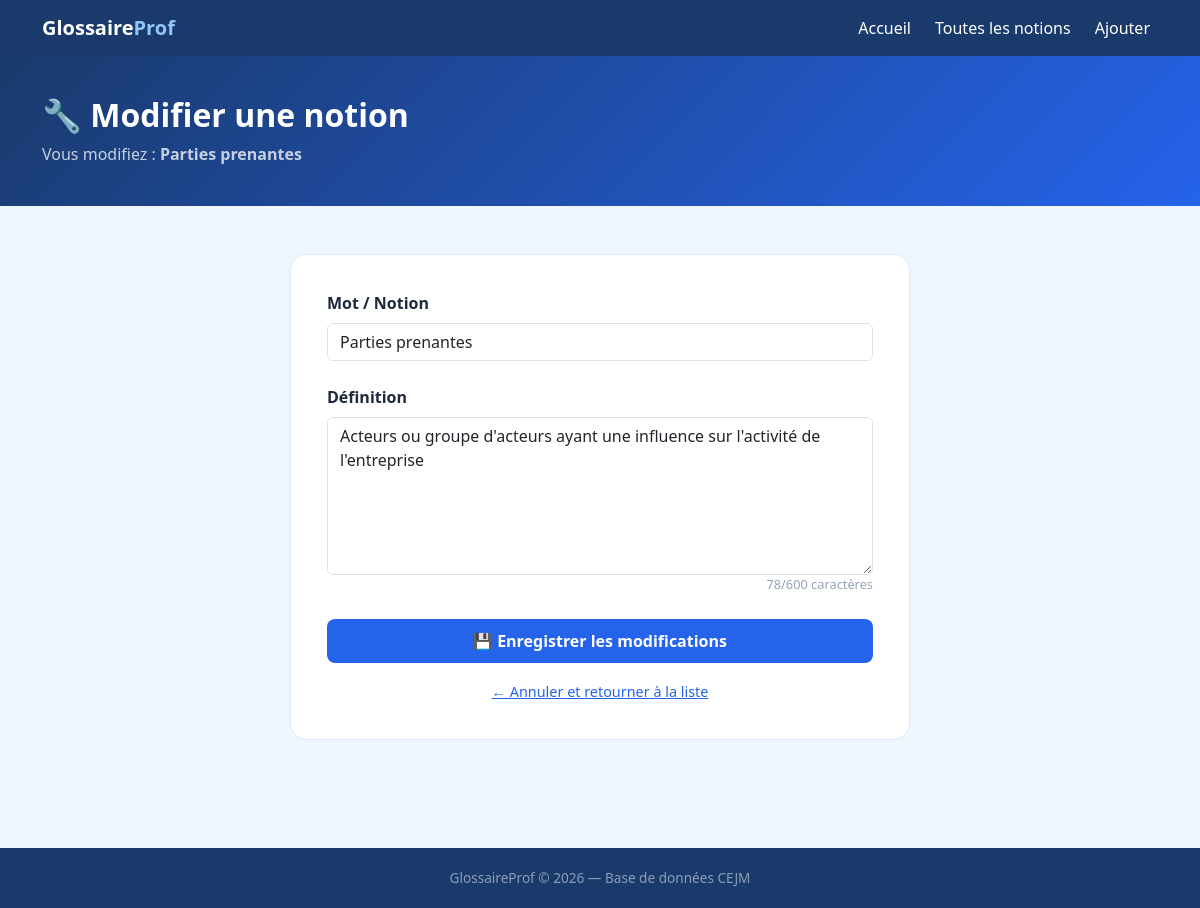
Screenshot of /modifier.php?id=11 with the database file from the repository.
### tables this page shows
CREATE TABLE IF NOT EXISTS `notion` (
  `id_notion` int NOT NULL AUTO_INCREMENT,
  `mot` varchar(100) NOT NULL,
  `definition` varchar(600) NOT NULL,
  PRIMARY KEY (`id_notion`)
);

### modifier.php (the view, shortened to what this page needs)
<?php
require_once 'config.php';
$id = isset($_GET['id']) ? (int) $_GET['id'] : 0;
$stmt = $pdo->prepare("SELECT * FROM notion WHERE id_notion = ?");
$stmt->execute([$id]);
$notion = $stmt->fetch(PDO::FETCH_ASSOC);
?>
<!DOCTYPE html>
<html lang="fr">
<head>
    <link href="https://cdn.jsdelivr.net/npm/bootstrap@5.3.3/dist/css/bootstrap.min.css" rel="stylesheet"/>
</head>
<body>
<nav class="navbar navbar-expand-lg">
    <div class="container">
        <a class="navbar-brand fw-bold" href="index.php">Glossaire<span style="color:#93c5fd">Prof</span></a>
        <div class="collapse navbar-collapse" id="nav">
            <ul class="navbar-nav ms-auto gap-2">
                <li class="nav-item"><a class="nav-link" href="index.php">Accueil</a></li>
                <li class="nav-item"><a class="nav-link" href="notions.php">Toutes les notions</a></li>
                <li class="nav-item"><a class="nav-link" href="ajouter.php">Ajouter</a></li>
            </ul>
        </div>
    </div>
</nav>
<div class="page-header">
    <div class="container">
        <h1>🔧 Modifier une notion</h1>
        <p class="mb-0" style="opacity:.75">Vous modifiez : <strong><?= htmlspecialchars($notion['mot']) ?></strong></p>
    </div>
</div>
<div class="container py-5">
    <div class="form-card">
        <form method="POST" action="modifier.php?id=<?= $id ?>" novalidate>
            <div class="mb-4">
                <label for="mot" class="form-label">Mot / Notion</label>
                <input type="text" id="mot" name="mot" class="form-control"
                       value="<?= htmlspecialchars($notion['mot']) ?>"
                       maxlength="100" required/>
            </div>
            <div class="mb-4">
                <label for="definition" class="form-label">Définition</label>
                <textarea id="definition" name="definition" class="form-control" rows="6"
                          maxlength="600"><?= htmlspecialchars($notion['definition']) ?></textarea>
                <div class="char-counter"><span id="count">0</span>/600 caractères</div>
            </div>
            <button type="submit" class="btn-submit">💾 Enregistrer les modifications</button>
        </form>
        <div class="text-center mt-3">
            <a href="notions.php" style="color:#2563eb;font-size:.9rem;">← Annuler et retourner à la liste</a>
        </div>
    </div>
</div>
<footer>GlossaireProf &copy; <?= date('Y') ?> — Base de données CEJM</footer>
</body>
</html>

### modifier.php (style rules this page uses)
body { background: #f0f6ff; font-family: 'Segoe UI', sans-serif; }
.navbar { background: #1a3a6c !important; }
.navbar-brand, .nav-link { color: #fff !important; }
.page-header { background: linear-gradient(135deg, #1a3a6c, #2563eb); color: #fff; padding: 40px 0; }
.page-header h1 { font-size: 2rem; font-weight: 700; }
.form-card { background: #fff; border: 1px solid #dbeafe; border-radius: 16px; padding: 36px; max-width: 620px; margin: 0 auto; }
.form-label { font-weight: 600; color: #1e293b; }
.char-counter { font-size: .8rem; color: #94a3b8; text-align: right; }
.btn-submit { background: #2563eb; color: #fff; border: none; border-radius: 8px; padding: 10px 28px; font-weight: 600; font-size: 1rem; width: 100%; transition: background .2s; }
footer { background: #1a3a6c; color: rgba(255,255,255,.5); text-align: center; padding: 20px; font-size: .85rem; margin-top: 60px; }

### rows the page displays
notion: mot "Parties prenantes", definition "Acteurs ou groupe d'acteurs ayant une influence sur l'activité de l'entreprise"
